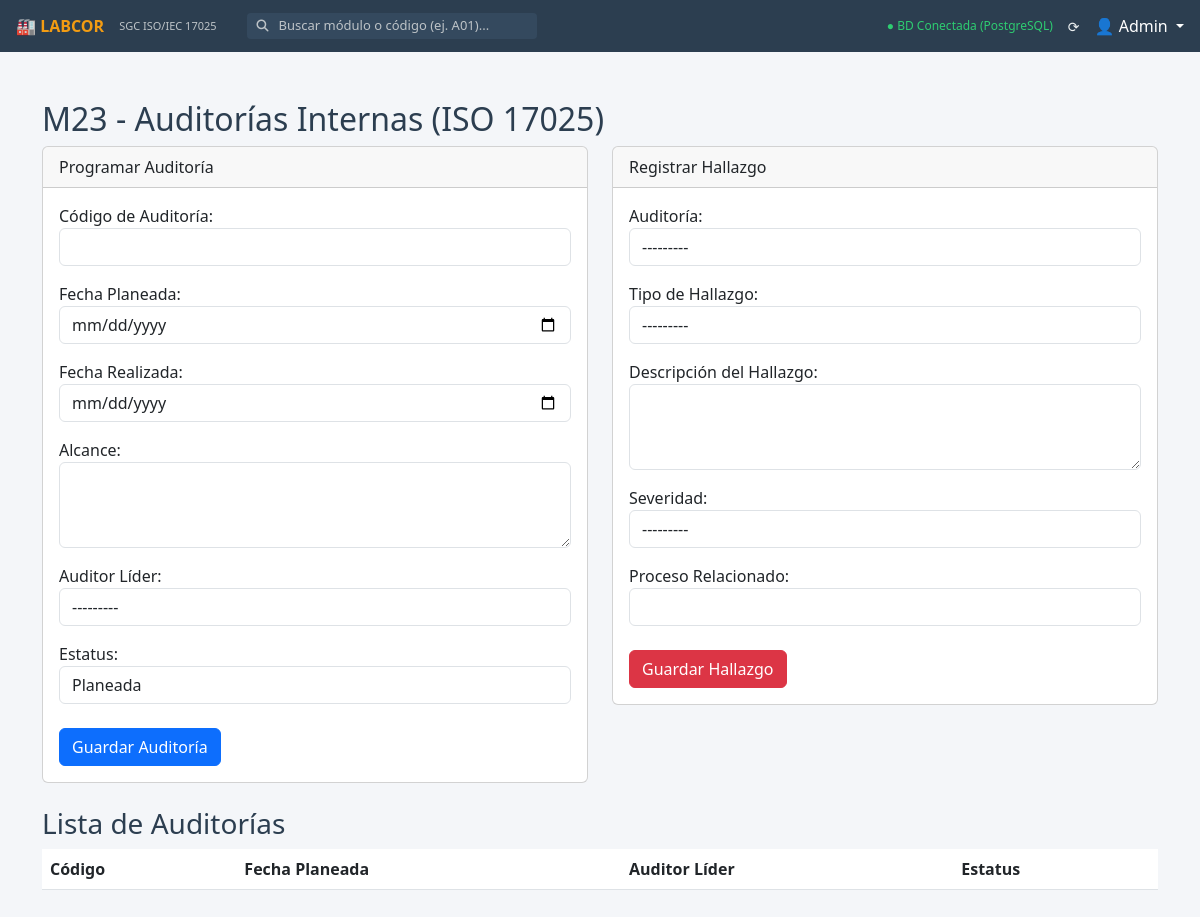
Before: /auditorias/ with the older database file.
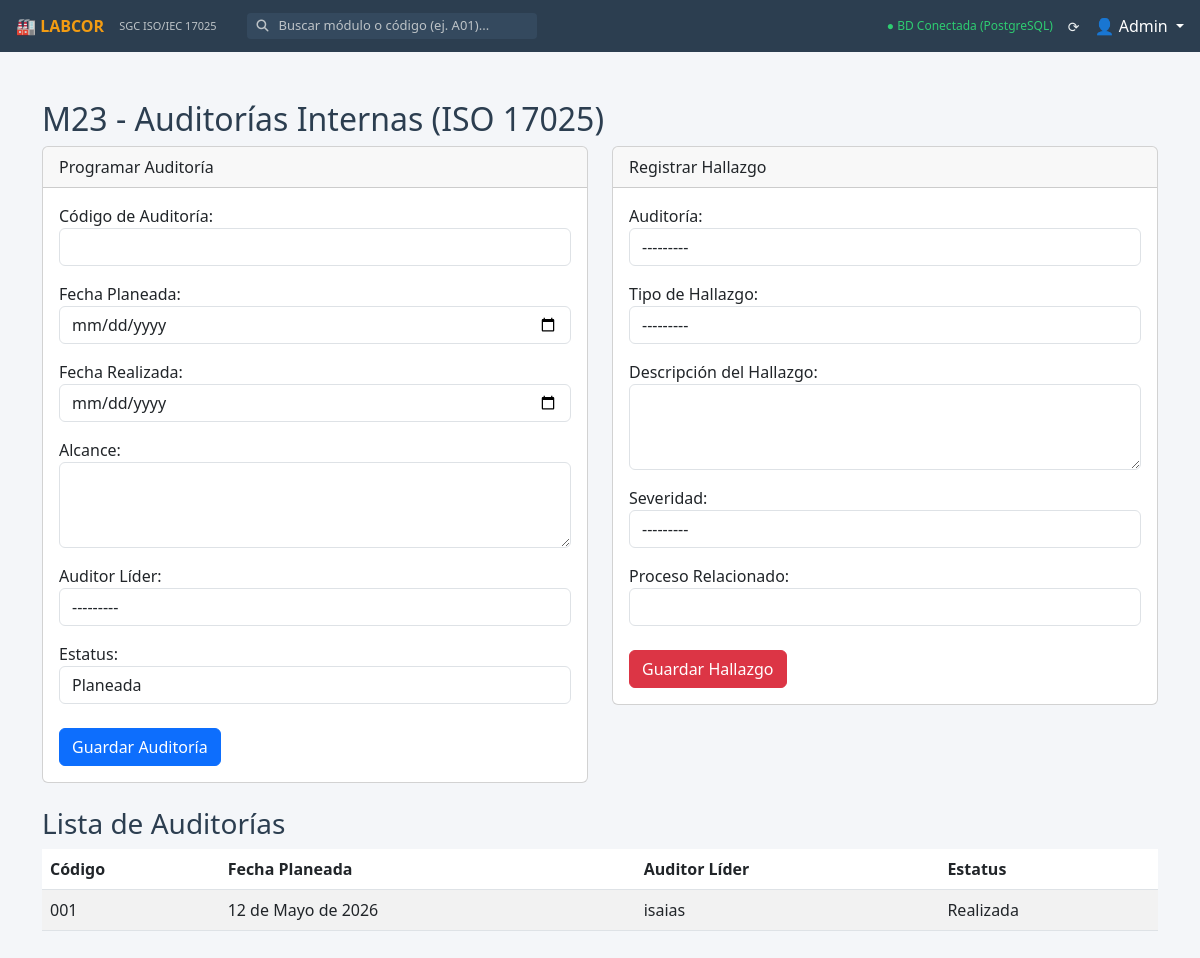
After: the same page with the newer database file.
### h_m23_auditorias_internas/models.py (models this page shows)
class InternalAudit(models.Model):
    STATUS_CHOICES = [
        ('PLANNED', 'Planeada'),
        ('DONE', 'Realizada'),
        ('CLOSED', 'Cerrada'),
    ]
    audit_code = models.CharField("Código de Auditoría", max_length=50, unique=True)
    planned_date = models.DateField("Fecha Planeada", null=True, blank=True)
    performed_date = models.DateField("Fecha Realizada", null=True, blank=True)
    scope = models.TextField("Alcance", blank=True)
    lead_auditor = models.ForeignKey(User, on_delete=models.SET_NULL, null=True, blank=True,
                                     verbose_name="Auditor Líder")
    status = models.CharField("Estatus", max_length=20, choices=STATUS_CHOICES, default='PLANNED')
    def __str__(self):
        return f"{self.audit_code} - {self.get_status_display()}"

### h_m23_auditorias_internas/views.py (the view)
# urls.py: path('', views.dashboard_auditorias, name='m23_dashboard'),
def dashboard_auditorias(request):
    auditorias = InternalAudit.objects.all().order_by('-id')
    hallazgos = AuditFinding.objects.all().order_by('-id')
    if request.method == 'POST':
        if 'btn_audit' in request.POST:
            audit_form = InternalAuditForm(request.POST)
            finding_form = AuditFindingForm()
            if audit_form.is_valid():
                audit_form.save()
                return redirect('m23_dashboard')
        elif 'btn_finding' in request.POST:
            finding_form = AuditFindingForm(request.POST)
            audit_form = InternalAuditForm()
            if finding_form.is_valid():
                finding_form.save()
                return redirect('m23_dashboard')
    else:
        audit_form = InternalAuditForm()
        finding_form = AuditFindingForm()
    context = {
        'auditorias': auditorias,
        'hallazgos': hallazgos,
        'audit_form': audit_form,
        'finding_form': finding_form,
    }
    return render(request, 'h_m23_auditorias_internas/dashboard.html', context)

### h_m23_auditorias_internas/forms.py
class InternalAuditForm(forms.ModelForm):
    class Meta:
        model = InternalAudit
        fields = ['audit_code', 'planned_date', 'performed_date', 'scope', 'lead_auditor', 'status']
        widgets = {
            'planned_date': forms.DateInput(attrs={'type': 'date', 'class': 'form-control'}),
            'performed_date': forms.DateInput(attrs={'type': 'date', 'class': 'form-control'}),
            'audit_code': forms.TextInput(attrs={'class': 'form-control'}),
            'scope': forms.Textarea(attrs={'class': 'form-control', 'rows': 3}),
            'lead_auditor': forms.Select(attrs={'class': 'form-control'}),
            'status': forms.Select(attrs={'class': 'form-control'}),
        }

### h_m23_auditorias_internas/templates/h_m23_auditorias_internas/dashboard.html (shortened to what this page needs)
{% extends 'base.html' %}
{% block content %}
<div class="container mt-4">
    <h2>M23 - Auditorías Internas (ISO 17025)</h2>
    <div class="row">
        <div class="col-md-6">
            <div class="card mb-4">
                <div class="card-header">Programar Auditoría</div>
                <div class="card-body">
                    <form method="POST">
                        {{ audit_form.as_p }}
                        <button type="submit" name="btn_audit" class="btn btn-primary mt-2">Guardar Auditoría</button>
                    </form>
                </div>
            </div>
        </div>
        <div class="col-md-6">
            <div class="card mb-4">
                <div class="card-header">Registrar Hallazgo</div>
                <div class="card-body">
                    <form method="POST">
                        {{ finding_form.as_p }}
                        <button type="submit" name="btn_finding" class="btn btn-danger mt-2">Guardar Hallazgo</button>
                    </form>
                </div>
            </div>
        </div>
    </div>
    <h3>Lista de Auditorías</h3>
    <table class="table table-striped">
        <thead>
            <tr>
                <th>Código</th>
                <th>Fecha Planeada</th>
                <th>Auditor Líder</th>
                <th>Estatus</th>
            </tr>
        </thead>
        <tbody>
            {% for audit in auditorias %}
            <tr>
                <td>{{ audit.audit_code }}</td>
                <td>{{ audit.planned_date }}</td>
                <td>{{ audit.lead_auditor }}</td>
                <td>{{ audit.get_status_display }}</td>
            </tr>
            {% endfor %}
        </tbody>
    </table>
</div>
{% endblock %}

Changed rows visible on the page:
added InternalAudit: audit_code "001", planned_date "12 de Mayo de 2026", lead_auditor "isaias", status "Realizada"
